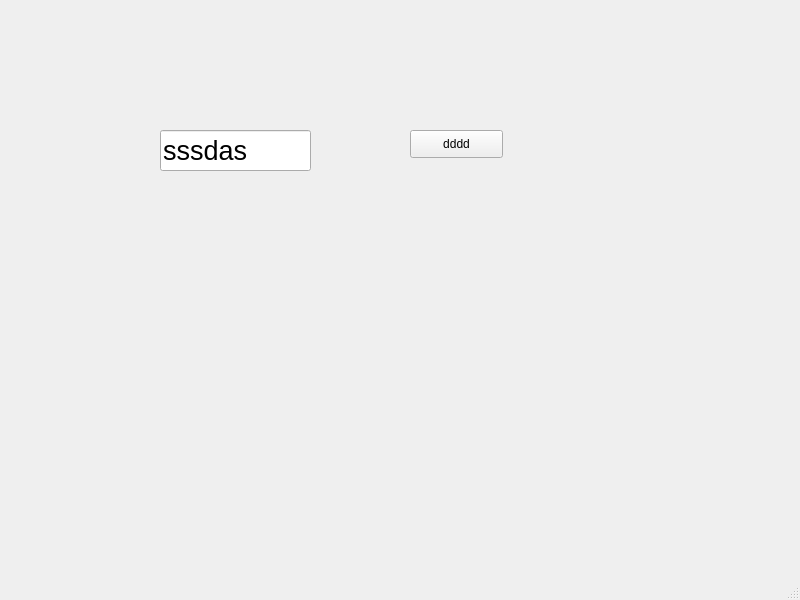
<?xml version="1.0" encoding="UTF-8"?>
<ui version="4.0">
 <class>MainWindow</class>
 <widget class="QMainWindow" name="MainWindow">
  <property name="geometry">
   <rect>
    <x>0</x>
    <y>0</y>
    <width>800</width>
    <height>600</height>
   </rect>
  </property>
  <property name="windowTitle">
   <string>MainWindow</string>
  </property>
  <widget class="QWidget" name="centralwidget">
   <widget class="QLineEdit" name="edit">
    <property name="geometry">
     <rect>
      <x>160</x>
      <y>130</y>
      <width>151</width>
      <height>41</height>
     </rect>
    </property>
    <property name="font">
     <font>
      <pointsize>20</pointsize>
     </font>
    </property>
    <property name="text">
     <string>sssdas</string>
    </property>
   </widget>
   <widget class="QPushButton" name="button">
    <property name="geometry">
     <rect>
      <x>410</x>
      <y>130</y>
      <width>93</width>
      <height>28</height>
     </rect>
    </property>
    <property name="text">
     <string>dddd</string>
    </property>
   </widget>
  </widget>
  <widget class="QMenuBar" name="menubar">
   <property name="geometry">
    <rect>
     <x>0</x>
     <y>0</y>
     <width>800</width>
     <height>26</height>
    </rect>
   </property>
  </widget>
  <widget class="QStatusBar" name="statusbar"/>
 </widget>
 <resources/>
 <connections/>
</ui>
